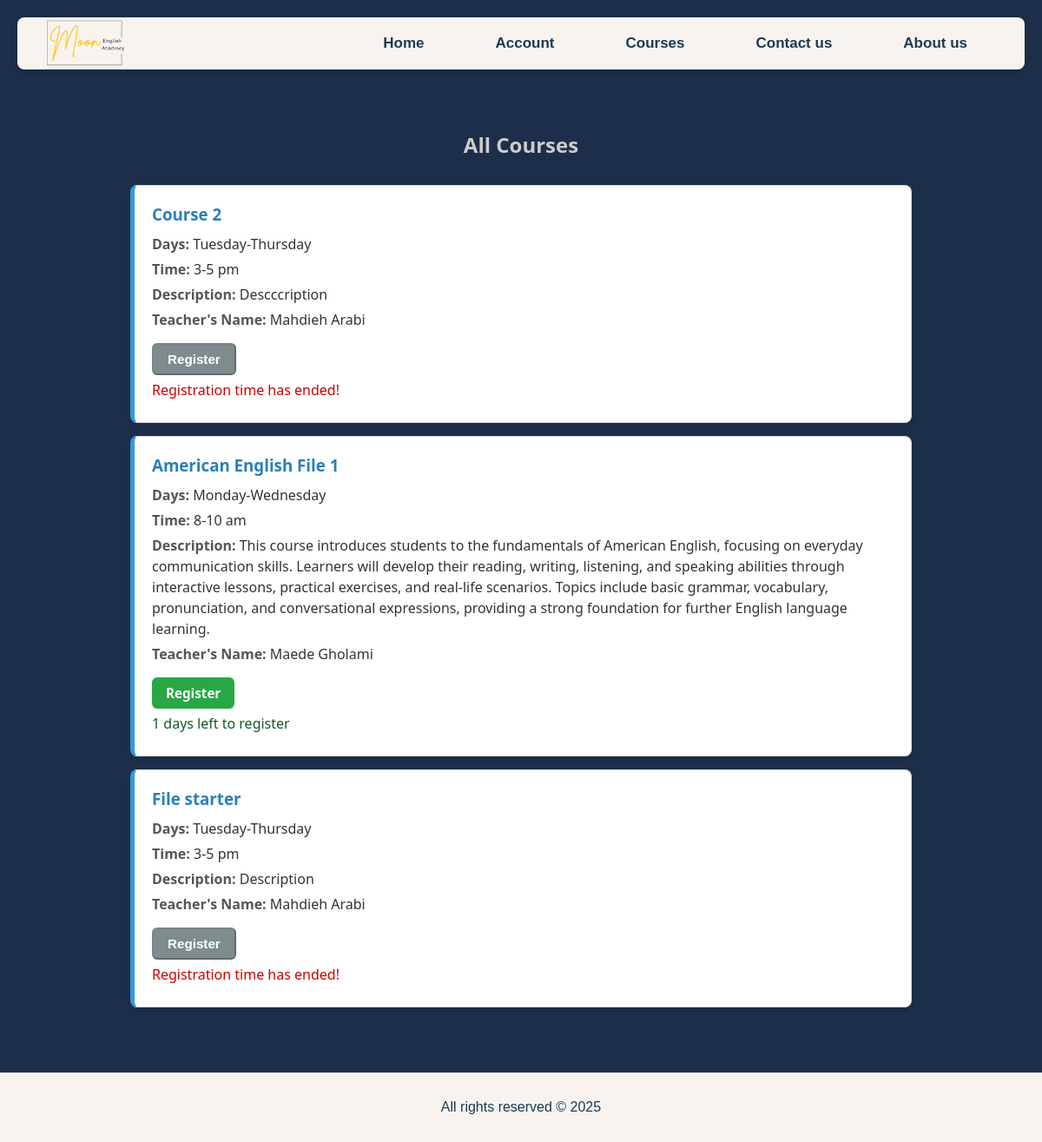
The app's page /courses/ (signed in) with its own data.
### main/models.py (models this page shows, shortened)
class Course(models.Model):
    LEVEL_CHOICES = [
        ('Beginner', 'Beginner'),
        ('Elementary', 'Elementary'),
        ('Intermediate', 'Intermediate'),
        ('Upper Intermediate', 'Upper Intermediate'),
        ('Advanced', 'Advanced'),
    ]
    DAYS_CHOICES = [
        ('Monday-Wednesday', 'Monday-Wednesday'),
        ('Tuesday-Thursday', 'Tuesday-Thursday'),
        ('Only Fridays', 'Only Fridays'),
    ]
    TIME_CHOICES = [
        ('8-10 am', '8-10 am'),
        ('10-12 am', '10-12 am'),
        ('1-3 pm', '1-3 pm'),
        ('3-5 pm', '3-5 pm'),
        ('5-7 pm', '5-7 pm'),
        ('8-12 am', '8-12 am'),
    ]
    title = models.CharField(max_length=100)
    required_level = models.CharField(max_length=20, choices=LEVEL_CHOICES)
    description = models.TextField()
    class_days = models.CharField(max_length=100, choices=DAYS_CHOICES)
    class_time = models.CharField(max_length=50, choices=TIME_CHOICES)
    teacher = models.ForeignKey(User, on_delete=models.CASCADE, limit_choices_to={'user_type': 'teacher'})
    students = models.ManyToManyField(settings.AUTH_USER_MODEL, blank=True, related_name='enrolled_courses')
    join_link = models.URLField(default="#")
    start_date = models.DateField(default=timezone.now)

class CustomUser(AbstractUser):
    user_type = models.CharField(max_length=10, choices=USER_TYPE_CHOICES)
    level = models.CharField(max_length=30, choices=ENGLISH_LEVELS, blank=True, null=True)
    profile_image = models.ImageField(upload_to='profile_pics/', default='profile_pics/default.png', blank=True)
    rating = models.FloatField(default=0.0)

### main/views.py (the view)
# urls.py: path('courses/', views.courses_list, name='courses_list'),
@login_required
def courses_list(request):
    user = request.user
    today = timezone.now().date()
    courses = Course.objects.all()
    for course in courses:
        registration_deadline = course.start_date - timedelta(days=2)
        course.registration_open = today <= registration_deadline
        course.remaining_days = (registration_deadline - today).days if course.registration_open else 0
    return render(request, 'courses_list.html', {'courses': courses})

### templates/courses_list.html (shortened to what this page needs)
{% extends 'base.html' %}
{% load static %}
{% block extra_css %}
    <link rel="stylesheet" href="{% static 'css/courses_list.css' %}">
{% endblock %}
{% block content %}
<div class="courses-page">
<h2 style="color: #cccccc">All Courses</h2>
<ul>
    {% for course in courses %}
    <li>
        <h3>{{ course.title }}</h3>
        <p><strong>Days:</strong> {{ course.class_days }}</p>
        <p><strong>Time:</strong> {{ course.class_time }}</p>
        <p><strong>Description:</strong> {{ course.description }}</p>
        <p><strong>Teacher's Name:</strong> {{ course.teacher.username }}</p>
        {% if request.user.user_type == "student" %}
    {% if course.registration_open %}
        <a href="{% url 'send_enrollment_request' course.id %}" class="enroll-btn">Register</a>
        <p style="color: #155724">{{ course.remaining_days }} days left to register</p>
    {% else %}
        <button class="enroll-btn" disabled style="background-color: #7f8c8d">Register</button>
        <p style="color: #cc0000">Registration time has ended!</p>
    {% endif %}
{% endif %}
    </li>
    {% empty %}
    <li>No courses available.</li>
    {% endfor %}
</ul>
</div>
{% endblock %}

### static/css/style.css (style rules this page uses)
body { font-family: Arial, sans-serif; background-color: #1c2e4a; color: #1B3C53; margin: 0; padding: 0; direction: ltr; text-align: left; position: relative; }

### static/css/courses_list.css (style rules this page uses)
.courses-page { font-family: "Segoe UI", sans-serif; color: #333; padding: 30px; }
.courses-page h2 { text-align: center; color: #2c3e50; margin-bottom: 30px; }
.courses-page ul { list-style: none; padding: 0; max-width: 900px; margin: 0 auto; }
.courses-page li { background: #ffffff; border: 1px solid #ddd; border-left: 5px solid #3498db; border-radius: 8px; padding: 20px; margin: 15px 0; box-shadow: 0 4px 6px rgba(0, 0, 0, 0.05); transition: all 0.3s ease; }
.courses-page h3 { margin: 0 0 10px; color: #2980b9; }
.courses-page p { margin: 5px 0; line-height: 1.5; }
.courses-page strong { color: #555; }
.enroll-btn { display: inline-block; background-color: #28a745; color: white; padding: 8px 16px; border-radius: 6px; text-decoration: none; font-size: 0.95rem; font-weight: bold; margin-top: 10px; transition: background-color 0.3s ease; }

### records on screen
Course: title "Course 2", class_days "Tuesday-Thursday", class_time "3-5 pm", description "Descccription", teacher.username "Mahdieh Arabi", shows "Register"
Course: title "American English File 1", class_days "Monday-Wednesday", class_time "8-10 am", description "This course introduces students to the fundamentals of American English, focusing on everyday communication skills. Learners will develop their reading, writing, listening, and speaking abilities through interactive lessons, practical exercises, and real-life scenarios. Topics include basic grammar, vocabulary, pronunciation, and conversational expressions, providing a strong foundation for further English language learning.", teacher.username "Maede Gholami", remaining_days "1"
Course: title "File starter", class_days "Tuesday-Thursday", class_time "3-5 pm", description "Description", teacher.username "Mahdieh Arabi", shows "Register"
